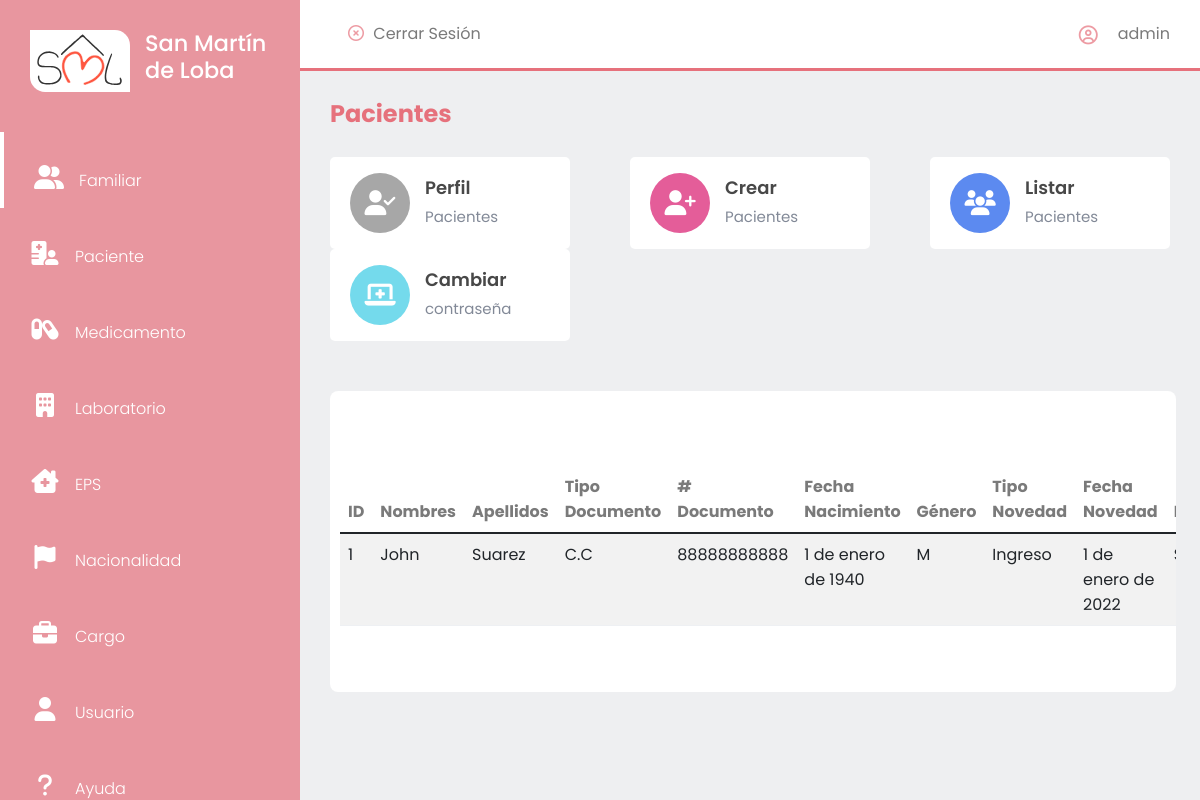
Page /pacientes/listar/ (signed in) on the committed database.
### paciente/models.py (models this page shows, shortened)
class Paciente(models.Model):
    class TipoDocumento(models.TextChoices):
        CC = 'C.C', _('Cédula de Ciudadanía')
        CE = 'C.E', _('Cédula de Extranjería')
        PS = 'PST', _('Pasaporte')
        TI = 'T.I', _('Tarjeta de Identidad')
        OT = 'Otro', _('Otro tipo de Documento')
    tipoDocumento = models.CharField(max_length = 4, choices = TipoDocumento.choices, default = TipoDocumento.CC, verbose_name = "Tipo Documento")
    numDocumento = models.CharField(max_length = 50, unique = True, verbose_name = "Número de Documento")
    nombres = models.CharField(max_length = 60, verbose_name = "Nombres")
    apellidos = models.CharField(max_length = 60, verbose_name = "Apellidos")
    fechaNacimiento = models.DateField(verbose_name = "Fecha de Nacimiento", help_text = u"DD/MM/AAAA")
    class Genero(models.TextChoices):
        FEMENINO = 'F', _('Femenino')
        MASCULINO = 'M', _('Masculino')
        OTRO = 'Otro', _('Otro Género')
    genero = models.CharField(max_length = 4, choices = Genero.choices, default = Genero.FEMENINO, verbose_name = "Género")
    class TipoNovedad(models.TextChoices):
        INGRESO = 'Ingreso', _('Ingreso')
        SALIDA = 'Salida', _('Salida')
    tipoNovedad = models.CharField(max_length = 7, choices = TipoNovedad.choices, default = TipoNovedad.INGRESO, verbose_name = "Tipo Novedad")
    fechaNovedad = models.DateField(verbose_name = "Fecha Novedad", help_text = u"DD/MM/AAAA")
    eps = models.ForeignKey(Eps, on_delete = models.CASCADE, null = True, blank = False, verbose_name = 'EPS')
    familiar = models.ForeignKey(Familiar, on_delete = models.CASCADE, null = True, blank = False, verbose_name = "Persona Responsable")
    nacionalidad = models.ForeignKey(Nacionalidad, on_delete = models.CASCADE, null = True, blank = False, verbose_name = "Nacionalidad")
    observaciones = models.TextField(max_length = 250, verbose_name = "Observaciones")
    class Estado(models.TextChoices):
        ACTIVO = '1', _('Activo')
        INACTIVO = '0', _('Inactivo')
    estado = models.CharField(max_length = 1, choices = Estado.choices, default = Estado.ACTIVO, verbose_name = "Estado")
    fechaCreacion = models.DateField(verbose_name = 'Fecha de Creación', null = True, blank = False, default = datetime.date.today)

### paciente/views.py (the view)
# urls.py: path('listar/', pacientes_listar, name = 'pacientes-listar'),
@login_required
def pacientes_listar(request):
    titulo = 'Pacientes'
    pacientes = Paciente.objects.all()
    context = {
        'titulo': titulo,
        'pacientes': pacientes,
        'url': '../',
        'urlCrear': '../crear/',
        'urlListar': ''
    }
    return render(request, 'pacientes/pacientes-listar.html', context)

### eps/models.py (called while the page is built)
    def __str__(self)->str:
        return '%s' %(self.nombre)

### familiar/models.py (called while the page is built)
    def __str__(self)->str:
        return '%s %s' %(self.nombres, self.apellidos)

### nacionalidad/models.py (called while the page is built)
    def __str__(self)->str:
        return "%s" %(self.nombre)

### base/templates/pacientes/pacientes-listar.html (shortened to what this page needs)
{% extends 'partials/app.html' %}
{% load static %}
{% block contenido %}
    {% include 'partials/sidebar.html' %}
<section id="interface">
{% include 'partials/nav-app.html' %}
    <div class="board">
        <table id="example" class="table table-striped tabla-datos" style="width:100%">
            <thead>
                <tr>
                    <th>ID</th>
                    <th>Nombres</th>
                    <th>Apellidos</th>
                    <th>Tipo Documento</th>
                    <th># Documento</th>
                    <th>Fecha Nacimiento</th>
                    <th>Género</th>
                    <th>Tipo Novedad</th>
                    <th>Fecha Novedad</th>
                    <th>EPS</th>
                </tr>
            </thead>
            <tbody>
                {% for paciente in pacientes %}
                    <tr>
                        <td>{{paciente.id}}</td>
                        <td>{{paciente.nombres}}</td>
                        <td>{{paciente.apellidos}}</td>
                        <td>{{paciente.tipoDocumento}}</td>
                        <td>{{paciente.numDocumento}}</td>
                        <td>{{paciente.fechaNacimiento}}</td>
                        <td>{{paciente.genero}}</td>
                        <td>{{paciente.tipoNovedad}}</td>
                        <td>{{paciente.fechaNovedad}}</td>
                        <td>{{paciente.eps}}</td>
                    </tr>
                {% endfor %}
            </tbody>
        </table>
    </div>
</section>
{% endblock contenido %}

### base/templates/partials/nav-app.html (shortened to what this page needs)
{% load static %}
<div class="navigation">
    <div class="n1">
        <div class="btn salir"><i class="far fa-times-circle"></i></i>
            <a href="{% url 'cerrarSesion' %}">Cerrar Sesión</a>
        </div>
    </div>
    <div class="profile">
        <i class="far fa-user-circle" style="color: rgba(230, 113, 124, .7);"></i>
        <span>{{ request.user.username }}</span>
    </div>
</div>
<h3 class="i-name">
    {{titulo}}
</h3>
<div class="values">
    <a class="vinculos" href="{{url}}">
        <div class="val-box">
            <i id="v1" class="fas fa-user-check"></i>
            <div>
                <h3>Perfil</h3>
                <span>{{titulo}}</span>
            </div>
        </div>
    </a>
    <a class="vinculos" href="{{urlCrear}}">
        <div class="val-box">
            <i id="v3" class="fas fa-user-plus"></i>
            <div>
                <h3>Crear</h3>
                <span>{{titulo}}</span>
            </div>
        </div>
    </a>
    <a class="vinculos" href="{{urlListar}}">
        <div class="val-box">
            <i id="v2" class="fas fa-users"></i>
            <div>
                <h3>Listar</h3>
                <span>{{titulo}}</span>
            </div>
        </div>
    </a>
    <a class="vinculos" href="{% url 'password_change' %}">
        <div class="val-box">
            <i id="v4" class="fas fa-laptop-medical"></i>
            <div>
                <h3>Cambiar</h3>
                <span>contraseña</span>
            </div>
        </div>
    </a>
</div>

### static/css/usuario.css (style rules this page uses)
* { margin: 0; padding: 0; box-sizing: border-box; font-family: 'Poppins', sans-serif; }
body { width: 100%; background: #eeeff1 !important; position: relative; display: flex; }
#interface { width: calc(100% - 300px); margin-left: 300px; position: relative; }
#interface .navigation { display: flex; align-items: center; justify-content: space-between; background: #fff; padding: 15px 30px; border-bottom: 3px solid #e6717c; position: fixed; width: calc(100% - 300px); z-index: 1; }
.salir i { margin: 0 5px; color:rgba(230, 113, 124, .7); }
.salir a { color: #7a7a7a; text-decoration: none; }
#interface .navigation .profile { display: flex; justify-content: flex-start; align-items: center; }
#interface .navigation .profile i { margin-right: 20px; font-size: 19px; font-weight: 400; }
#interface .navigation .profile span { color: #7a7a7a; }
.n1 { display: flex; justify-content: flex-start; align-items: center; }
.i-name { color: #e6717c; padding: 30px 30px 0 30px; font-size: 24px; font-weight: 700; margin-top: 70px; }
.vinculos { text-decoration: none; color: #000; }
.values { padding: 20px 30px; display: flex; justify-content: space-between; align-items: center; flex-wrap: wrap; }
.values .val-box { background: #fff; width: 240px; padding: 16px 20px; border-radius: 5px; display: flex; justify-content: flex-start; align-items: center; }
.values .val-box i { font-size: 25px; width: 60px; height: 60px; line-height: 60px; border-radius: 50%; text-align: center; color: #fff; margin-right: 15px; }
#v1 { background: #a7a7a7; }
#v2 { background: #5c8af0; }
#v3 { background: #e45d99; }
#v4 { background: #74daec; }
.values .val-box h3 { font-size: 18px; font-weight: 600; color: #484848; }
.values .val-box span { font-size: 15px; color: #828997; }
.board { width: 94%; margin: 30px 0 30px 30px; overflow: auto; background: #fff; border-radius: 8px; z-index: -1; padding: 50px 10px; }
.tabla-datos th { color: #7a7a7a; }
table { border-collapse: collapse; }
tr { border-bottom: 1px solid #eef0f3; }
tbody tr td { padding: 10px 15px; }

### rows in the picture
Paciente: id "1", nombres "John", apellidos "Suarez", tipoDocumento "C.C", numDocumento "88888888888", fechaNacimiento "1 de enero de 1940", genero "M", tipoNovedad "Ingreso", fechaNovedad "1 de enero de 2022"

### other values in the picture
{{ request.user.username }} "admin"
{{ titulo }} "Pacientes"
